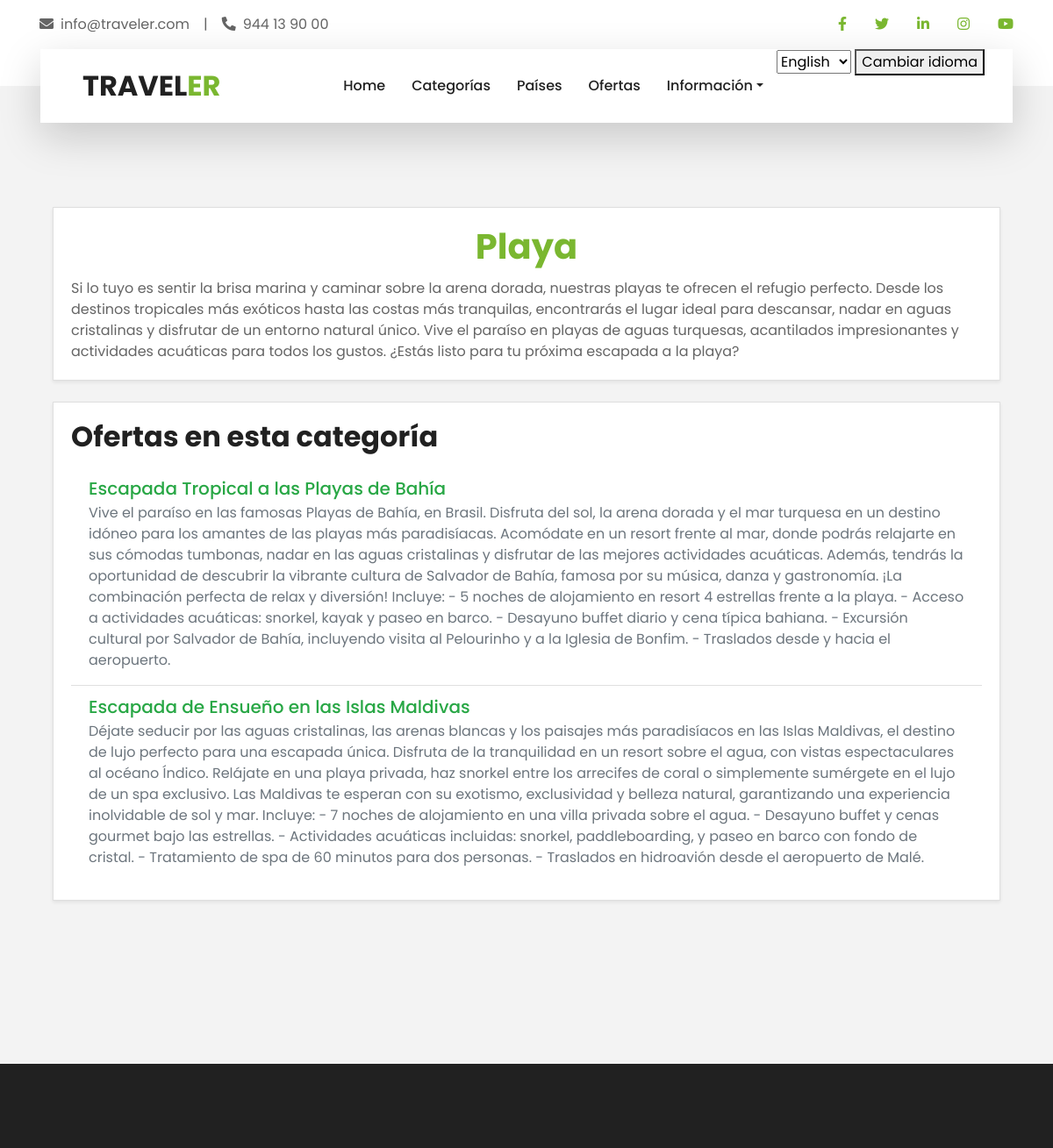
Before: /es/categorias/Playa/ with the older database file.
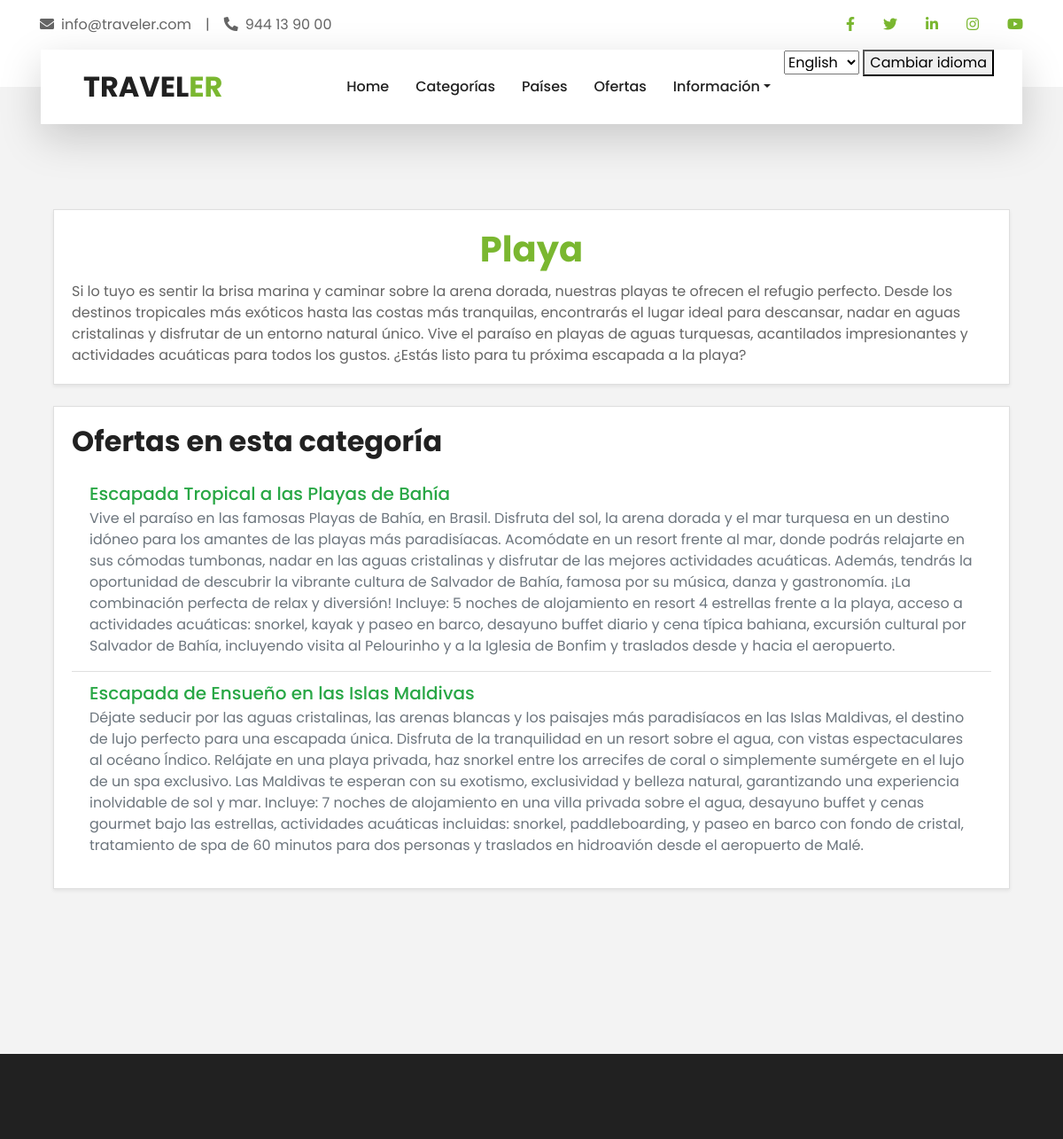
After: the same page with the newer database file.
### travelOffersApp/models.py (models this page shows, shortened)
class Oferta(models.Model):
    id_oferta = models.AutoField(primary_key=True)
    nombre = models.CharField(max_length=200)
    descripcion = models.TextField()
    precio = models.DecimalField(max_digits=10, decimal_places=2)
    fecha_inicio = models.DateField()
    fecha_fin = models.DateField()
    pais = models.ForeignKey(Pais, on_delete=models.CASCADE, related_name='ofertas')
    categorias = models.ManyToManyField(Categoria, related_name='ofertas')
    disponible = models.BooleanField(default=True)
    image = models.ImageField(upload_to='travelOffersApp/static/img/', blank=True, null=True)

### travelOffersApp/views.py (the view)
# urls.py: path('categorias/<str:pk>/', views.CategoriaView.as_view(), name='categoria'),
class CategoriaView(DetailView):
    model = Categoria
    template_name = 'categoria.html'
    context_object_name = 'categoria'
    def get_context_data(self, **kwargs):
        context = super().get_context_data(**kwargs)
        context['titulo_categoria'] = _("Detalles de la categoría")
        return context

### travelOffersApp/templates/categoria.html (shortened to what this page needs)
{% extends "base.html" %}
{% load static %}
{% load i18n %}
{% block content %}
<div class="container my-5">
    <div class="card shadow-sm mb-4">
        <div class="card-body">
            <h1 class="card-title text-center text-primary">
                {% trans categoria.nombre %}
            </h1>
            <p class="card-text">
                {% trans categoria.descripcion %}
            </p>
        </div>
    </div>
    <div class="card shadow-sm">
        <div class="card-body">
            <h2 class="card-title text-dark mb-3">
            </h2>
            <ul class="list-group list-group-flush">
                {% for oferta in categoria.ofertas.all %}
                    <li class="list-group-item">
                        <h5 class="mb-1">
                            <a href="{% url 'oferta' oferta.id_oferta %}" class="text-success">
                                {% trans oferta.nombre %}
                            </a>
                        </h5>
                        <p class="mb-1 text-muted">
                            {% trans oferta.descripcion %}
                        </p>
                    </li>
                {% endfor %}
            </ul>
        </div>
    </div>
</div>
{% endblock %}

Changed rows visible on the page:
changed Oferta "Escapada Tropical a las Playas de Bahía": descripcion "…relax y diversión! Incluye: - 5 noches de alojamiento en resort 4 estrellas frente a la playa. - Acceso a actividades acuáticas: snorkel, kayak y paseo en barco. - Desayuno buffet diario y cena típica bahiana. - Excursión cultural por Salvador de Bahía, incluyendo visita al Pelourinho y a la Iglesia de Bonfim. - Traslados desde y hacia el…" → "…relax y diversión! Incluye: 5 noches de alojamiento en resort 4 estrellas frente a la playa, acceso a actividades acuáticas: snorkel, kayak y paseo en barco, desayuno buffet diario y cena típica bahiana, excursión cultural por Salvador de Bahía, incluyendo visita al Pelourinho y a la Iglesia de Bonfim y traslados desde y hacia el…"
changed Oferta "Escapada de Ensueño en las Islas Maldivas": descripcion "…sol y mar. Incluye: - 7 noches de alojamiento en una villa privada sobre el agua. - Desayuno buffet y cenas gourmet bajo las estrellas. - Actividades acuáticas incluidas: snorkel, paddleboarding, y paseo en barco con fondo de cristal. - Tratamiento de spa de 60 minutos para dos personas. - Traslados en hidroavión desde el…" → "…sol y mar. Incluye: 7 noches de alojamiento en una villa privada sobre el agua, desayuno buffet y cenas gourmet bajo las estrellas, actividades acuáticas incluidas: snorkel, paddleboarding, y paseo en barco con fondo de cristal, tratamiento de spa de 60 minutos para dos personas y traslados en hidroavión desde el…"
